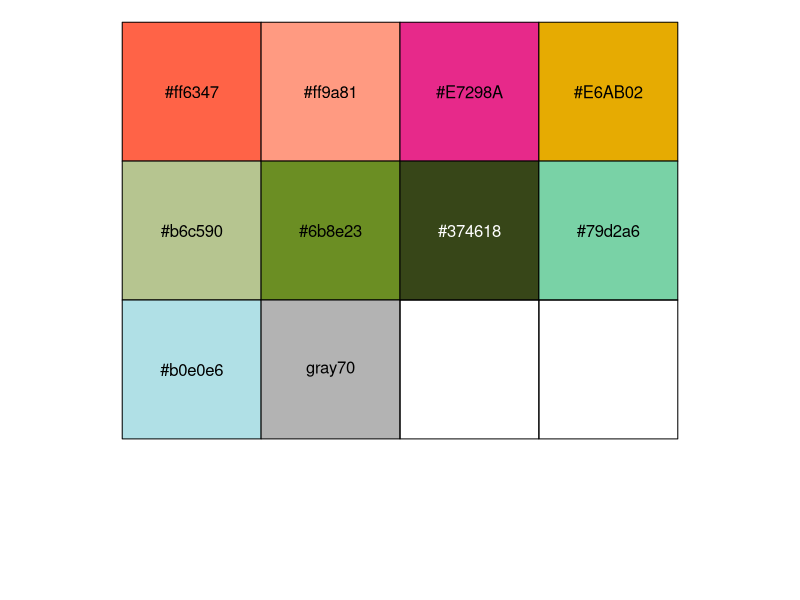
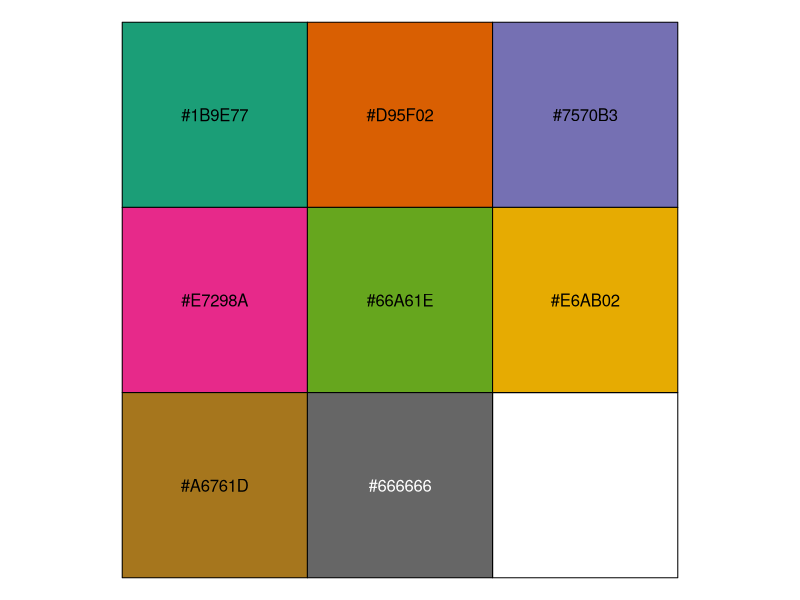
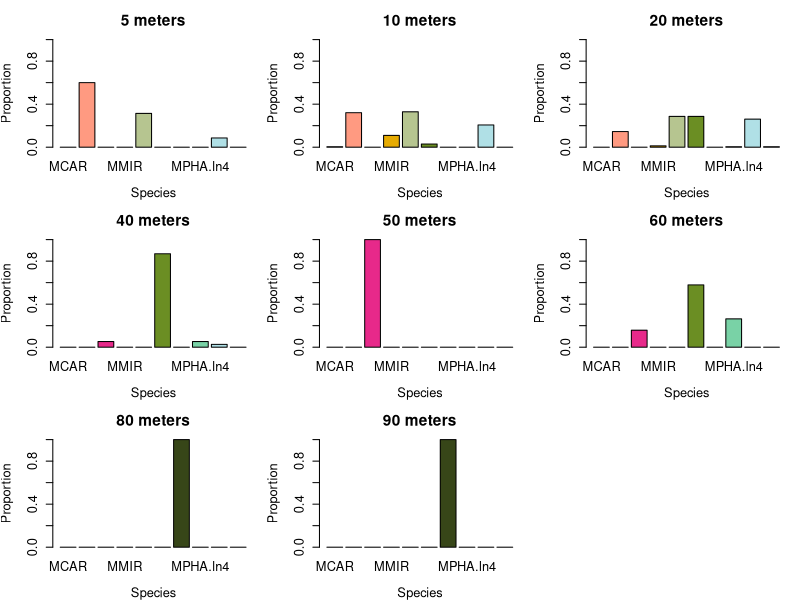
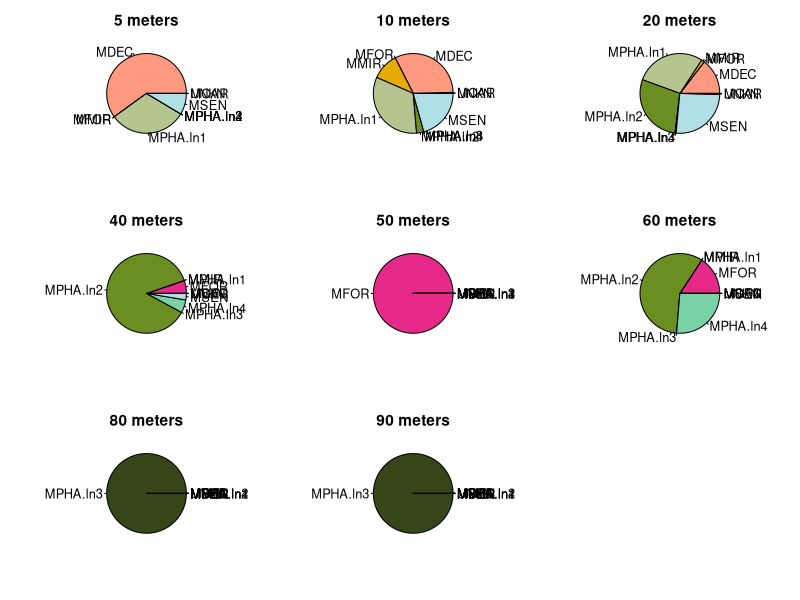
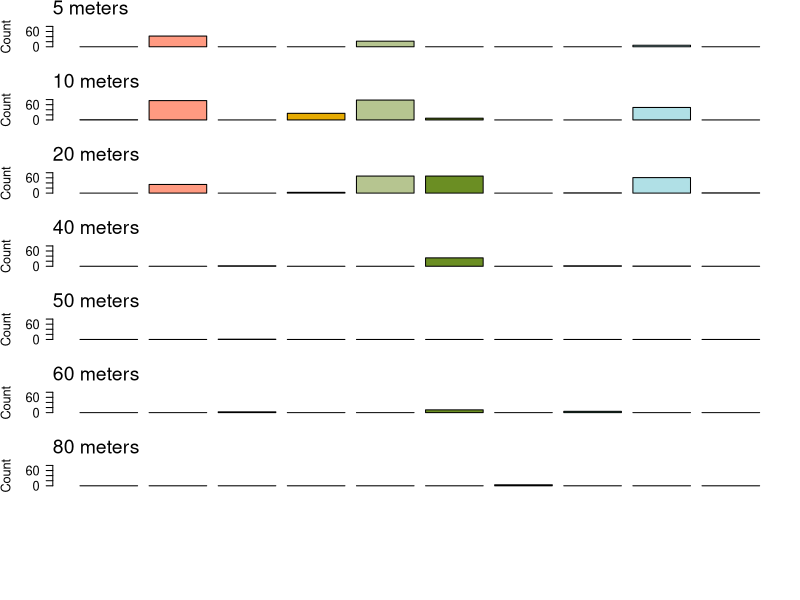

Here is the R script that generated these plots, in order: (Note: this script raises an error after producing the figures.)
library(here)
library(stringr)
library(scales)
library(RColorBrewer)

ids <- read.csv(here("WGS/angsd_results/bam_lists/ids_recoded606_Oct2024.csv"), header = TRUE) # 606 Madracis, no clones

metadata <- as.data.frame(str_split_fixed(ids$new_ID, '_', 6))
colnames(metadata) <- c('species', 'site', 'depth', 'collector', 'ID', 'extract')
metadata $id_original <- paste(metadata[,4], metadata[,5], sep = "_")
metadata$depth <- as.numeric(metadata[,3]) # Must be numeric or the subsetting gets very weird
metadata$sample_full <- ids$new_ID

# Get cluster assignments for coloring the points
data_cluster <- read.csv(here("madracis_master_merged_Oct2024.csv"), header = TRUE)

metadata$species_mpha <- data_cluster[match(metadata$id_original, data_cluster$ID), 7]

# Replace NAs with matching in species column
species_indices <- which(is.na(metadata$species_mpha) == TRUE) # indicies that have NAs
metadata$species_mpha[is.na(metadata$species_mpha)] <- metadata$species[species_indices] # replace the NAs with species in associated index

# Split out MPHA by depth to assign MPHA.ln3
metadata$species_mpha[which(metadata$species == 'MPHA' & metadata$depth >60)] <- "MPHA.ln3" # MPHA at depths >60

# Deal with the Pim MPHAs, which are mostly MSEN-like MPHAs
metadata[which(metadata$id_original == 'PB_4583'),9] <- 'MPHA.ln2'
metadata[which(metadata$id_original == 'PB_4578'),9] <- 'MPHA.ln4'
metadata[which(metadata$id_original == 'PB_4577'),9] <- 'MPHA.ln4'
metadata[which(metadata$id_original == 'PB_4576'),9] <- 'MPHA.ln4'
metadata[which(metadata$id_original == 'PB_4579'),9] <- 'MPHA.ln4'

metadata$species_mpha <- factor(metadata$species_mpha, levels = c('MCAR','MDEC', 'MFOR', 'MMIR', 'MPHA.ln1', 'MPHA.ln2', 'MPHA.ln3', 'MPHA.ln4', 'MSEN', 'UNKN')) #reorder the species factors

#### Set color scheme ####
colors_mpha <- c("#ff6347", "#ff9a81", "#E7298A", "#E6AB02", "#b6c590", "#6b8e23", "#374618", "#79d2a6", "#b0e0e6", "gray70") # new colors, "#2664d8"
show_col(colors_mpha)

colors_depth <- brewer.pal(8, 'Dark2')
show_col(colors_depth)

#### Start figuring out counts/percentages for species for a given depth ####
# What percent of species occur at a given depth
speciesbydepth <- as.data.frame.matrix(table(metadata$species_mpha, metadata$depth)) # table of species vs depths
count_by_depth <- as.vector(colSums(speciesbydepth)) # number of corals at each depth

speciesbydepth_percents <- data.frame(matrix(NA, nrow = 10, ncol = 8))
colnames(speciesbydepth_percents) <- colnames(speciesbydepth)
rownames(speciesbydepth_percents) <- rownames(speciesbydepth)

for (i in 1:ncol(speciesbydepth)) {
  speciesbydepth_percents[,i] <- speciesbydepth[,i]/count_by_depth[i]
}

#### Plot ####
# Barchart by proportion
png(file="~/Documents/CalAcademy_postdoc/Analyses/madracis_reefscape/WGS/angsd_results/madracis606/species_prop_by_depth_bar.png", width=11, height=8.5, res=300, units="in")

par(
  mar=c(4, 4, 3, 1), # panel margin size in "line number" units
  mgp=c(3, 1, 0), # default is c(3,1,0); line number for axis label, tick label, axis
  tcl=-0.5, # size of tick marks as distance INTO figure (negative means pointing outward)
  cex=1, # character expansion factor; keep as 1; if you have a many-panel figure, they start changing the default!
  ps=14, # point size, which is the font size
  bty = 'n',
  mfrow = c(3,3))

  for (j in 1:ncol(speciesbydepth_percents)) {
    barplot(height=as.matrix(t(speciesbydepth_percents))[j,], names=rownames(speciesbydepth_percents), col = colors_mpha, xlab = 'Species', ylab = 'Proportion', main = paste(colnames(speciesbydepth_percents)[j], 'meters', sep = ' '), ylim = c(0,1))
  }

dev.off()

# Pie chart
png(file="~/Documents/CalAcademy_postdoc/Analyses/madracis_reefscape/WGS/angsd_results/madracis606/species_prop_by_depth_pie.png", width=9, height=7, res=300, units="in")

par(
  mar=c(4, 3, 3, 1), # panel margin size in "line number" units
  mgp=c(3, 1, 0), # default is c(3,1,0); line number for axis label, tick label, axis
  tcl=-0.5, # size of tick marks as distance INTO figure (negative means pointing outward)
  cex=1, # character expansion factor; keep as 1; if you have a many-panel figure, they start changing the default!
  ps=14, # point size, which is the font size
  bty = 'n',
  mfrow = c(3,3))

for (j in 1:ncol(speciesbydepth_percents)) {
  pie(speciesbydepth_percents[,j], labels = rownames(speciesbydepth_percents), col = colors_mpha, main = paste(colnames(speciesbydepth_percents)[j], 'meters', sep = ' '))
}

dev.off()

# Barchart by absolute count
png(file="~/Documents/CalAcademy_postdoc/Analyses/madracis_reefscape/WGS/angsd_results/madracis606/species_count_by_depth_bar.png", width=4, height=18, res=300, units="in")

par(
  #mar=c(3, 4, 2, 1), # panel margin size in "line number" units
  mgp=c(3, 1, 0), # default is c(3,1,0); line number for axis label, tick label, axis
  tcl=-0.5, # size of tick marks as distance INTO figure (negative means pointing outward)
  cex=1, # character expansion factor; keep as 1; if you have a many-panel figure, they start changing the default!
  ps=14, # point size, which is the font size
  bty = 'n',
  mfrow = c(8,1))

# Define a layout with equal panel heights but adjust space for the last plot
layout_matrix <- matrix(1:ncol(speciesbydepth), ncol = 1)
layout(layout_matrix, heights = c(rep(1, ncol(speciesbydepth) - 1), 1.2)) # Larger height for the last plot

for (j in 1:ncol(speciesbydepth)) {
  
  # Adjust margins for the last plot
  if (j == ncol(speciesbydepth)) {
    par(mar = c(6, 4, 2, 1)) # Increased bottom margin
  } else {
    par(mar = c(2, 4, 2, 1)) # Default margin for other plots
  }
  
  barplot(height=as.matrix(t(speciesbydepth))[j,], names=rownames(speciesbydepth), col = colors_mpha, xlab = '', ylab = 'Count', ylim = c(0,80), xaxt = 'n', las = 2)
  mtext(paste(colnames(speciesbydepth)[j], 'meters', sep = ' '), side=3, adj = 0, line = 0.7)
}

text(x = c(0.7, 1.9, 3.1, 4.3, 5.5, 6.7, 7.9, 9.1, 10.3, 11.5),
     ## Move labels to just below bottom of chart.
     y = par("usr")[3] - 10,
     ## Use names from the data list.
     labels = c("MCAR", "MDEC", "MFOR", "MMIR","MPHA.ln1","MPHA.ln2", "MPHA.ln3", "MPHA.ln4","MSEN", "UNKN"), # "MPHA"
     ## Change the clipping region.
     xpd = NA,
     ## Rotate the labels by 35 degrees.
     srt = 35,
     ## Adjust the labels to almost 100% right-justified.
     adj = 0.965)

mtext('Species', side = 1, line = 5)

dev.off()

#### Figure out counts/percentages for depths for a given species
# For a species, what is the depths at which they occur?
count_by_species <- as.vector(rowSums(speciesbydepth)) # number of corals of each species

depthbyspecies <- data.frame(matrix(NA, nrow = 10, ncol = 8))
colnames(depthbyspecies) <- colnames(speciesbydepth)
rownames(depthbyspecies) <- rownames(speciesbydepth)

for (i in 1:nrow(speciesbydepth)) {
  depthbyspecies[i,] <- speciesbydepth[i,]/count_by_species[i]
}

#### Plot ####
# Barplot
png(file="~/Documents/CalAcademy_postdoc/Analyses/madracis_reefscape/WGS/angsd_results/madracis606/depth_prop_by_species_bar.png", width=2, height=15, res=300, units="in")

par(
  mar=c(4, 4, 3, 1), # panel margin size in "line number" units
  mgp=c(3, 1, 0), # default is c(3,1,0); line number for axis label, tick label, axis
  tcl=-0.5, # size of tick marks as distance INTO figure (negative means pointing outward)
  cex=1, # character expansion factor; keep as 1; if you have a many-panel figure, they start changing the default!
  ps=14, # point size, which is the font size
  bty = 'n',
  mfrow = c(10,1))

for (j in 1:nrow(depthbyspecies)) {
  barplot(height=as.matrix(depthbyspecies[j,]), names=colnames(depthbyspecies), xlab = 'Depth', ylab = 'Proportion', main = paste(rownames(depthbyspecies)[j], ' (n =', rowSums(speciesbydepth)[j], ')', sep = ''), col = colors_mpha[j], ylim = c(0,1))
}

dev.off()

d# Pie chart
png(file="~/Documents/CalAcademy_postdoc/Analyses/madracis_reefscape/WGS/angsd_results/madracis606/depth_prop_by_species_pie.png", width=9, height=7, res=300, units="in")

par(
  mar=c(2, 1, 2, 1), # panel margin size in "line number" units
  mgp=c(3, 1, 0), # default is c(3,1,0); line number for axis label, tick label, axis
  tcl=-0.5, # size of tick marks as distance INTO figure (negative means pointing outward)
  cex=1, # character expansion factor; keep as 1; if you have a many-panel figure, they start changing the default!
  ps=14, # point size, which is the font size
  bty = 'n',
  mfrow = c(4,3))

for (j in 1:nrow(depthbyspecies)) {
  pie(as.numeric(depthbyspecies[j,]), labels = colnames(depthbyspecies), col = colors_depth, main = paste(rownames(depthbyspecies)[j], sep = ''))
}

dev.off()
